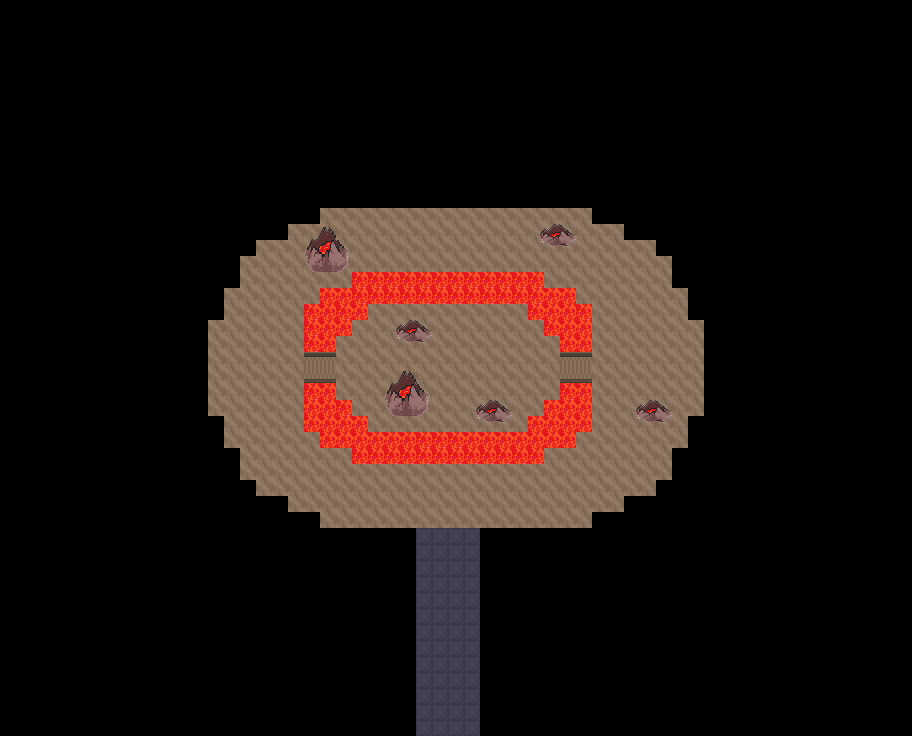

This game map was drawn from its Tiled (.tmx) file and the tilesets committed beside it. A one-line description and the trimmed map source follow:
An orthogonal 57x46 tile map with 16x16 px tiles, 4 tile layers (Walkable_2, Walkable_1, Collisions, WalkBehind), 4 tilesets.

<map version="1.2" tiledversion="1.2.4" orientation="orthogonal" renderorder="right-down" width="57" height="46" tilewidth="16" tileheight="16" infinite="0" nextlayerid="5" nextobjectid="1">
 <properties>
  <property name="dayPokemonLevels" value="" />
  <property name="fishPokemonChances" value="" />
  <property name="fishPokemonLevels" value="" />
  <property name="isCave" value="false" />
  <property name="nightPokemonChances" value="" />
  <property name="nightPokemonLevels" value="" />
  <property name="pvp" value="yes" />
  <property name="waterPokemonChances" value="" />
  <property name="waterPokemonLevels" value="" />
  <property name="wildProbability" value="0" />
  <property name="xOffsetModifier" value="0" />
  <property name="yOffsetModifier" value="0" />
 </properties>
 <tileset firstgid="1" source="Path0.tsx" />
 <tileset firstgid="297" source="Cliffs01.tsx" />
 <tileset firstgid="527" source="Trees3.tsx" />
 <tileset firstgid="815" source="Vulcano Tileset.tsx" />
 <layer id="1" name="Walkable_2" width="57" height="46">
  <data>[2622 cells, 588 non-empty, 6 distinct tile ids]</data>
 </layer>
 <layer id="2" name="Walkable_1" width="57" height="46">
  <data>[2622 cells, 20 non-empty, 6 distinct tile ids]</data>
 </layer>
 <layer id="3" name="Collisions" width="57" height="46">
  <data>[2622 cells, 247 non-empty, 16 distinct tile ids]</data>
 </layer>
 <layer id="4" name="WalkBehind" width="57" height="46">
  <data>[2622 cells, 5 non-empty, 3 distinct tile ids]</data>
 </layer>
</map>
